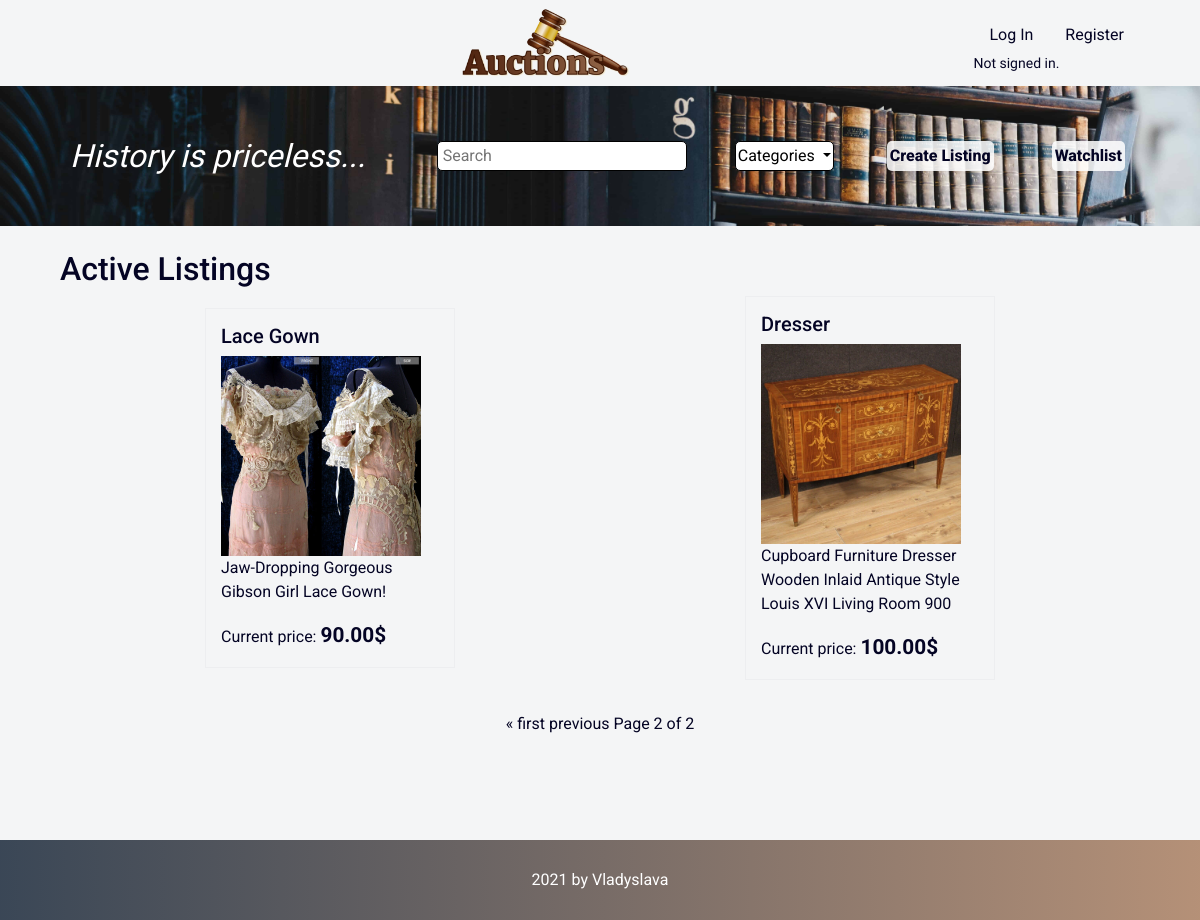
Screenshot of /?page=2 with the database file from the repository.
### auctions/models.py (models this page shows, shortened)
class Listing(models.Model):
    title = models.CharField(max_length=64)
    description = models.TextField(max_length=350)
    image = models.ImageField(default='default.png')
    price = models.DecimalField(max_digits=12, decimal_places=2, validators=[MinValueValidator(Decimal('0.01'))])
    date_created = models.DateTimeField(default=timezone.now)
    category = models.ForeignKey(Category, default="None", on_delete=models.CASCADE)
    user = models.ForeignKey(User, on_delete=models.CASCADE)
    comment = models.ManyToManyField(Comment, default=None)
    bid = models.ManyToManyField(Bid, default=None)
    status = models.BooleanField(default=False)

### auctions/views.py (the view)
# urls.py: path("", views.index, name="index"),
def index(request):
    listings = Listing.objects.filter(status=False)
    paginator = Paginator(listings, 12)
    page_number = request.GET.get('page')
    page_obj = paginator.get_page(page_number)
    return render(request, "auctions/index.html", {
        "listings": page_obj,
        "categories": Category.objects.all()
    })

### auctions/models.py (called while the page is built)
    def __str__(self):
        return self.category

### auctions/templates/auctions/index.html (shortened to what this page needs)
{% extends "auctions/layout.html" %}
{% block body %}
<div class="background">
    <div class="margin flex">
        <div class="flex1">
            <div class="history">History is priceless...</div>
        </div>
        <div class="flex flex2">
            <form action="{% url 'search' %}">
                <input class="search" type="text" name="q" autocomplete="off" placeholder="Search">
            </form>
            <div class="dropdown">
                <button class="categories dropdown-toggle" type="button" id="dropdownMenuButton" data-toggle="dropdown" aria-haspopup="true" aria-expanded="false">
                    Categories
                </button>
            </div>
            <a class="flex-item" href="{% url 'create' %}">Create Listing</a>
            <a class="flex-item" href="{% url 'watchlist' %}">Watchlist</a>
        </div>
    </div>
</div>
<h2 class="margin margin-top">Active Listings</h2>
<div class="margin flex">
    {% for listing in listings %}
    <a class="flex-item listing" href="{% url 'item' listing.title %}">
        <h5>{{ listing.title }}</h5>
        <img src="{{ listing.image.url }}" alt="image" style="width: 200px; height: auto;">
        <p>{{ listing.description }}</p>
        Current price: <b>{{ listing.price }}$</b>
    </a>
    {% endfor %}
</div>
<div class="container p-4">
    <div class="pagination justify-content-center">
        <span class="step-links">
            {% if listings.has_previous %}
            <a href="?page=1">&laquo; first</a>
            <a href="?page={{ listings.previous_page_number }}">previous</a>
            {% endif %}
            <span class="current">
                Page {{ listings.number }} of {{ listings.paginator.num_pages }}
            </span>
        </span>
    </div>
</div>
{% endblock %}

### auctions/static/auctions/styles.css (style rules this page uses)
body { background-color: #2533440c; font-family: Roboto; color: rgb(4, 4, 36); min-height: 100vh; }
a { color: rgb(4, 4, 36) }
.history { font-family: Arapey; font-style: italic; font-size: 2rem; color: white; }
.background .flex-item { font-size: 1rem; font-weight: 800; background-color: rgba(255, 255, 255, 0.856); padding: 3px; border-radius: 5px; margin: 5px; }
.flex { display: flex; justify-content: space-between; align-items: center; flex-wrap: wrap; }
.margin { margin: 1vh 5vw; }
.margin-top { margin-top: 3vh; }
.flex1 { margin-top: 5vh 0; flex: 1; padding: 10px; }
.flex2 { margin: 5vh 0; flex: 2; padding: 10px; }
.background { background-image: url('images/books.jpg'); background-repeat: no-repeat; background-size: 100%; }
.flex-item { margin: auto; padding: 15px; }
.search { width: 250px; padding: 2px 5px; outline: none; border: 0.5px solid black; border-radius: 5px; }
.categories { padding: 2px; border: 0.5px solid black; background-color: white; border-radius: 5px; }
img { object-fit: contain; }
.listing { max-width: 250px; border: 0.1px solid rgba(4, 4, 36, 0.027); }
b { font-size: 1.3rem; }

### rows the page displays
Listing: title "Lace Gown", image (picture), description "Jaw-Dropping Gorgeous Gibson Girl Lace Gown!", price "90.00"
Listing: title "Dresser", image (picture), description "Cupboard Furniture Dresser Wooden Inlaid Antique Style Louis XVI Living Room 900", price "100.00"

### other values shown
{{ listings.number }} "2"
{{ listings.paginator.num_pages }} "2"
